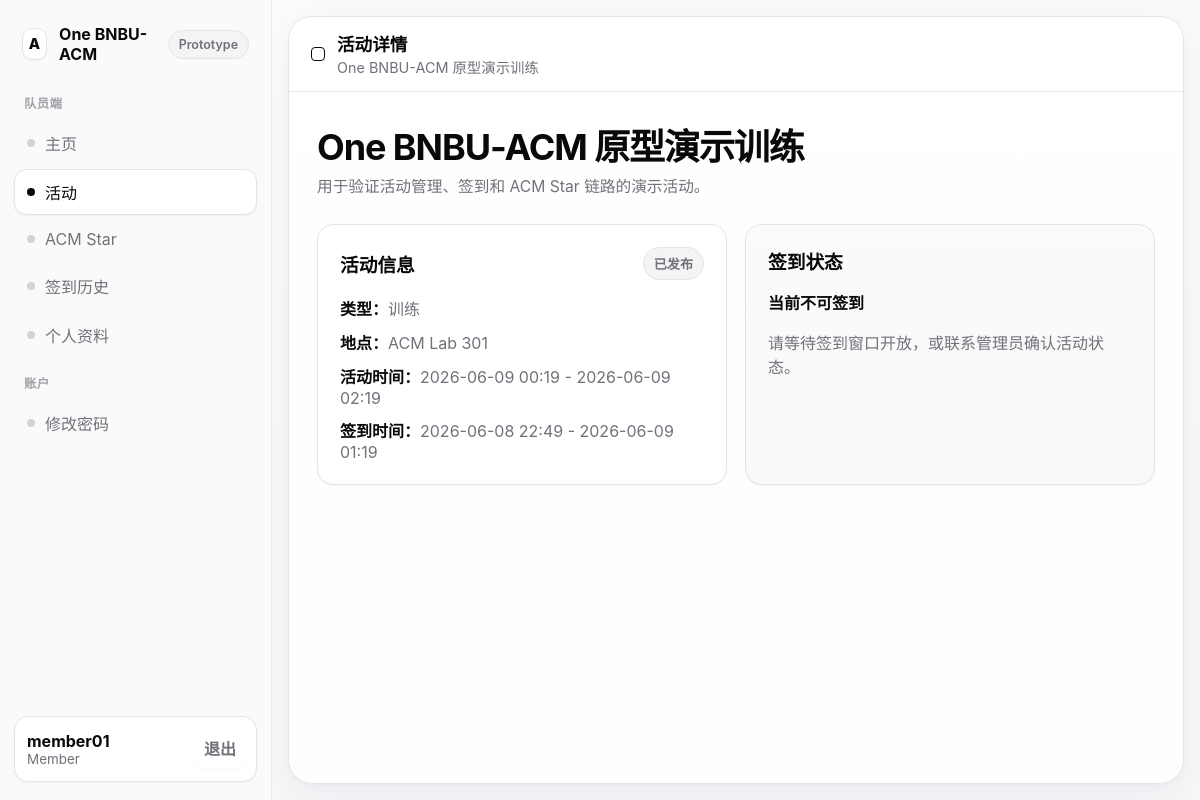
Before: /member/events/1/ (signed in) with the older database file.
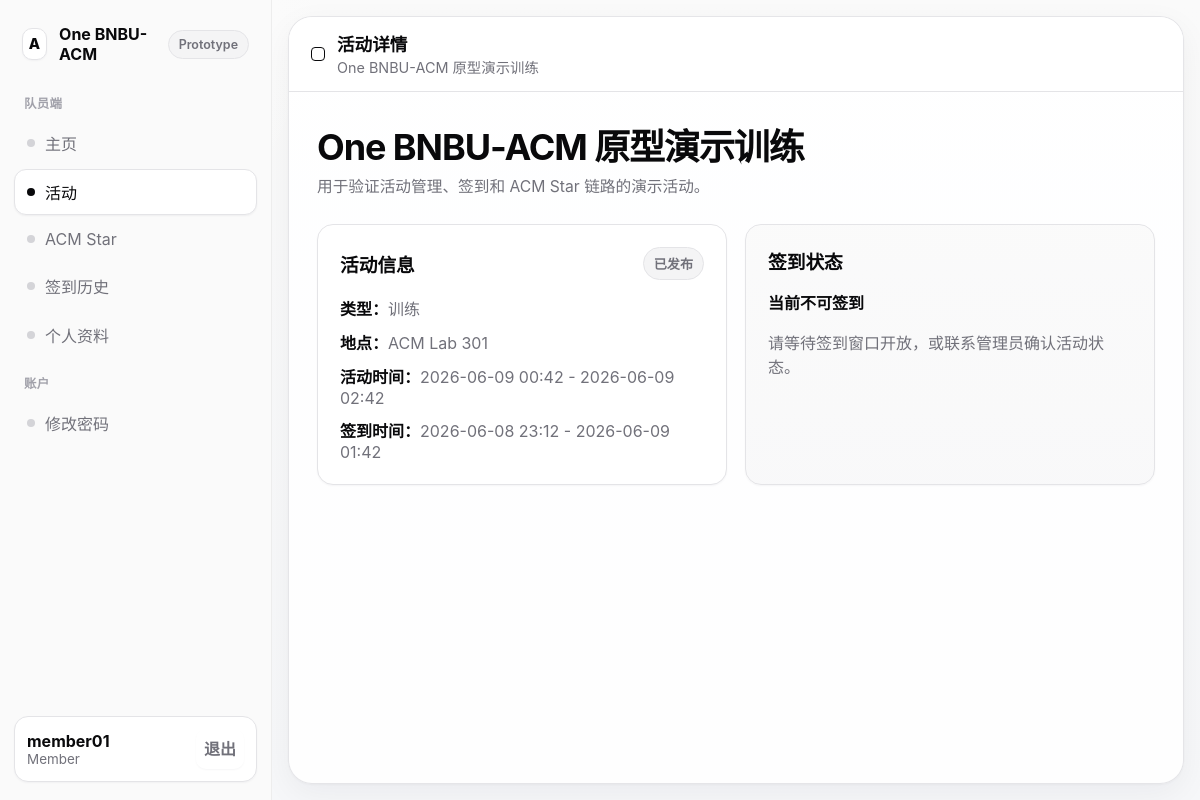
After: the same page with the newer database file.
### core/models.py (models this page shows, shortened)
class Event(models.Model):
    class EventType(models.TextChoices):
        TRAINING = 'training', '训练'
        LECTURE = 'lecture', '讲座'
        SHARING = 'sharing', '分享会'
        CONTEST = 'contest', '比赛'
        OTHER = 'other', '其他'
    class ReviewStatus(models.TextChoices):
        PENDING = 'pending', '待审核'
        APPROVED = 'approved', '已通过'
        REJECTED = 'rejected', '已驳回'
    class Status(models.TextChoices):
        DRAFT = 'draft', '草稿'
        PUBLISHED = 'published', '已发布'
        CHECKIN_CLOSED = 'checkin_closed', '签到关闭'
        CANCELED = 'canceled', '已作废'
    title = models.CharField(max_length=200)
    event_type = models.CharField(max_length=20, choices=EventType.choices, default=EventType.TRAINING)
    description = models.TextField(blank=True)
    location = models.CharField(max_length=200)
    start_time = models.DateTimeField()
    end_time = models.DateTimeField()
    checkin_start_time = models.DateTimeField()
    checkin_end_time = models.DateTimeField()
    status = models.CharField(max_length=20, choices=Status.choices, default=Status.DRAFT)
    applicant = models.ForeignKey(
        User,
        null=True,
        blank=True,
        on_delete=models.SET_NULL,
        related_name='applied_events',
    )
    checkin_managers = models.ManyToManyField(
        User,
        blank=True,
        related_name='managed_events',
    )
    review_status = models.CharField(
        max_length=20,
        choices=ReviewStatus.choices,
        default=ReviewStatus.APPROVED,
    )
    reviewed_by = models.ForeignKey(
        User,
        null=True,
        blank=True,
        on_delete=models.SET_NULL,
        related_name='reviewed_events',
    )
    review_note = models.TextField(blank=True)
    reviewed_at = models.DateTimeField(null=True, blank=True)
    created_by = models.ForeignKey(User, on_delete=models.PROTECT, related_name='created_events')
    published_at = models.DateTimeField(null=True, blank=True)
    created_at = models.DateTimeField(auto_now_add=True)
    updated_at = models.DateTimeField(auto_now=True)
    class Meta:
        ordering = ['start_time']
    def is_checkin_open(self):
        now = timezone.now()
        return (
            self.review_status == self.ReviewStatus.APPROVED
            and self.status == self.Status.PUBLISHED
            and self.checkin_start_time <= now <= self.checkin_end_time
        )

### core/views.py (the view)
# urls.py: path('member/events/<int:event_id>/', views.member_event_detail, name='member-event-detail'),
@login_required
def member_event_detail(request, event_id):
    if not require_member(request.user):
        return HttpResponseForbidden('仅队员可访问。')
    event = get_object_or_404(Event.objects.filter(review_status=Event.ReviewStatus.APPROVED), pk=event_id)
    profile = get_object_or_404(MemberProfile, user=request.user)
    existing_checkin = CheckInRecord.objects.filter(
        member=profile,
        event=event,
        status=CheckInRecord.Status.VALID,
    ).first()
    return render(
        request,
        'core/member/event_detail.html',
        {
            'event': event,
            'existing_checkin': existing_checkin,
            'is_checkin_open': event.is_checkin_open(),
        },
    )

### core/views.py (called while the page is built)
def require_member(user):
    return user.is_authenticated and user.role == User.Roles.MEMBER

### templates/core/member/event_detail.html (shortened to what this page needs)
{% extends "base.html" %}
{% block topbar_title %}活动详情{% endblock %}
{% block topbar_subtitle %}<div class="topbar-subtitle">{{ event.title }}</div>{% endblock %}
{% block content %}
<section class="page-hero">
    <h2>{{ event.title }}</h2>
    <p>{{ event.description|default:"这场活动暂时还没有补充描述。" }}</p>
</section>
<section class="grid">
    <article class="card">
        <div class="card-header">
            <h3>活动信息</h3>
            <span class="badge {% if is_checkin_open %}live{% else %}dim{% endif %}">
                {% if is_checkin_open %}签到中{% else %}{{ event.get_status_display }}{% endif %}
            </span>
        </div>
        <div class="stack" style="gap: 10px;">
            <div><strong>类型：</strong><span class="muted">{{ event.get_event_type_display }}</span></div>
            <div><strong>地点：</strong><span class="muted">{{ event.location }}</span></div>
            <div><strong>活动时间：</strong><span class="muted">{{ event.start_time|date:"Y-m-d H:i" }} - {{ event.end_time|date:"Y-m-d H:i" }}</span></div>
            <div><strong>签到时间：</strong><span class="muted">{{ event.checkin_start_time|date:"Y-m-d H:i" }} - {{ event.checkin_end_time|date:"Y-m-d H:i" }}</span></div>
        </div>
    </article>
    <article class="card soft">
        <div class="card-header">
            <h3>签到状态</h3>
        </div>
        {% if existing_checkin %}
            <p style="margin: 0 0 8px;"><strong>你已完成签到</strong></p>
            <p class="muted">{{ existing_checkin.checkin_time|date:"Y-m-d H:i" }} · {{ existing_checkin.get_checkin_method_display }}</p>
        {% elif is_checkin_open %}
            <p style="margin: 0 0 14px;"><strong>当前处于可签到时间窗口</strong></p>
            <form method="post" action="{% url 'member-event-checkin' event.id %}">
                {% csrf_token %}
                <button type="submit">立即签到</button>
            </form>
        {% else %}
            <p style="margin: 0 0 8px;"><strong>当前不可签到</strong></p>
            <p class="muted">请等待签到窗口开放，或联系管理员确认活动状态。</p>
        {% endif %}
    </article>
</section>
{% endblock %}

Changed rows visible on the page:
changed Event "One BNBU-ACM 原型演示训练": start_time "2026-06-09 00:19" → "2026-06-09 00:42"; end_time "2026-06-09 02:19" → "2026-06-09 02:42"; checkin_start_time "2026-06-08 22:49" → "2026-06-08 23:12"; checkin_end_time "2026-06-09 01:19" → "2026-06-09 01:42"
